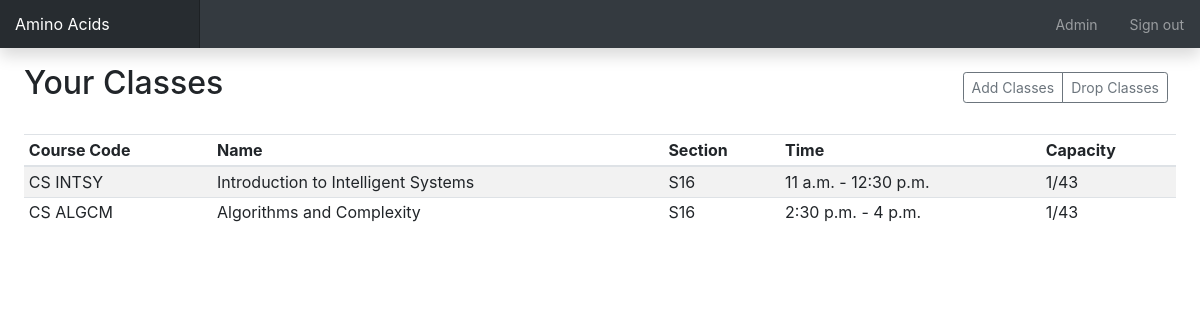
The page / (signed in) on the database its author committed.
### main/models.py (models this page shows, shortened)
class Class(models.Model):
    M = 1
    T = 2
    W = 3
    H = 4
    F = 5
    MW = 6
    TH = 7
    DAY_CHOICES = (
        (M, 'Monday'),
        (T, 'Tuesday'),
        (W, 'Wednesday'),
        (H, 'Thursday'),
        (F, 'Friday'),
        (MW, 'Monday and Wednesday'),
        (TH, 'Tuesday and Thursday'),
    )
    course = models.ForeignKey(Course, null=True, on_delete=models.SET_NULL)
    section_code = models.CharField(max_length=5)
    max_cap = models.IntegerField(default=0)
    start_time = models.TimeField()
    end_time = models.TimeField()
    day = models.IntegerField(choices=DAY_CHOICES)
    students = models.ManyToManyField(User, blank=True)

class Course(models.Model):
    course_name = models.CharField(max_length=50)
    subject_area = models.CharField(max_length=2)
    catalog_num = models.CharField(max_length=5)
    units = models.FloatField()
    def __str__(self):
        return self.course_name

### main/views.py (the view)
# urls.py: url(r'^$', views.index, name='index'),
def index(request):
    classes_list = Class.objects.filter(students=request.user)
    context = {
        'classes_list': classes_list
    }
    return render(request, 'main/index.html', context)

### templates/main/index.html
{% extends 'main/base-template.html' %}
{% block body %}
    <div role="main" class="col-12 px-4">
        <div class="d-flex justify-content-between flex-wrap flex-md-nowrap align-items-center pt-3 pb-2 mb-3">
            <h1 class="h2">Your Classes</h1>
            <div class="btn-toolbar mb-2 mb-md-0">
                <div class="btn-group mr-2">
                    <a class="btn btn-sm btn-outline-secondary" href="{% url 'main:classes-view' %}">Add Classes</a>
                    <a class="btn btn-sm btn-outline-secondary" href="#">Drop Classes</a>
                </div>
            </div>
        </div>
        <div class="table-responsive">
            <table class="table table-striped table-sm">
                <thead>
                <tr>
                    <th>Course Code</th>
                    <th>Name</th>
                    <th>Section</th>
                    <th>Time</th>
                    <th>Capacity</th>
                </tr>
                </thead>
                <tbody>
                {% for class in classes_list %}
                    <tr>
                        <td>{{ class.course.subject_area }} {{ class.course.catalog_num }}</td>
                        <td>{{ class.course }}</td>
                        <td>{{ class.section_code }}</td>
                        <td>{{ class.start_time }} - {{ class.end_time }}</td>
                        <td>{{ class.students.count }}/{{ class.max_cap }}</td>
                    </tr>
                {% endfor %}
                </tbody>
            </table>
        </div>
    </div>
{% endblock %}

### templates/main/base-template.html (shortened to what this page needs)
{% load static %}
<html lang="en">
<head>
    <link rel="stylesheet" href="{% static 'bootstrap/css/bootstrap.css' %}"/>
    <link rel="stylesheet" href="{% static 'css/dashboard.css' %}"/>
</head>
<body>
<nav class="navbar navbar-dark fixed-top bg-dark flex-md-nowrap p-0 shadow">
    <a class="navbar-brand col-2" href="#">Amino Acids</a>
    <ul class="navbar-nav flex-row">
        <li class="nav-item text-nowrap mx-3">
            <a class="nav-link" href="/admin">Admin</a>
        </li>
        <li class="nav-item text-nowrap mx-3">
            <a class="nav-link" href="#">Sign out</a>
        </li>
    </ul>
</nav>
<div class="container-fluid">
    <div class="row">
        {% block body %}
        {% endblock %}
    </div>
</div>
</body>
</html>

### static/css/dashboard.css (style rules this page uses)
body { font-size: .875rem; }
[role="main"] { padding-top: 133px; }
@media (min-width: 768px) { [role="main"] { padding-top: 48px; } }
.navbar-brand { padding-top: .75rem; padding-bottom: .75rem; font-size: 1rem; background-color: rgba(0, 0, 0, .25); box-shadow: inset -1px 0 0 rgba(0, 0, 0, .25); }

### rows shown on the page
Class: course.subject_area "CS", course.catalog_num "INTSY", course "Introduction to Intelligent Systems", section_code "S16", start_time "11 a.m.", end_time "12:30 p.m.", students.count "1", max_cap "43"
Class: course.subject_area "CS", course.catalog_num "ALGCM", course "Algorithms and Complexity", section_code "S16", start_time "2:30 p.m.", end_time "4 p.m.", students.count "1", max_cap "43"
